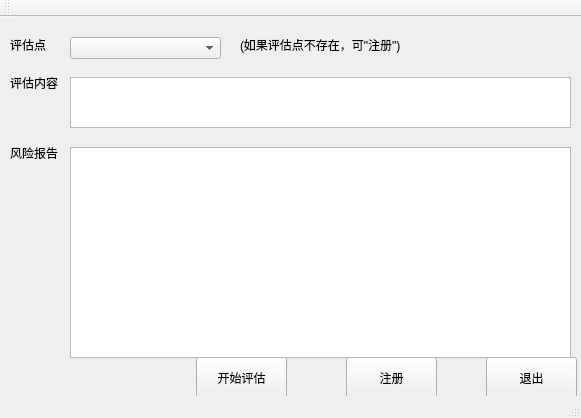
<?xml version="1.0" encoding="UTF-8"?>
<ui version="4.0">
 <class>MainWindow</class>
 <widget class="QMainWindow" name="MainWindow">
  <property name="geometry">
   <rect>
    <x>0</x>
    <y>0</y>
    <width>581</width>
    <height>418</height>
   </rect>
  </property>
  <property name="contextMenuPolicy">
   <enum>Qt::NoContextMenu</enum>
  </property>
  <property name="windowTitle">
   <string> 评估点制作助手</string>
  </property>
  <property name="toolButtonStyle">
   <enum>Qt::ToolButtonTextOnly</enum>
  </property>
  <widget class="QWidget" name="centralWidget">
   <widget class="QLabel" name="label_EvaPointName">
    <property name="geometry">
     <rect>
      <x>10</x>
      <y>20</y>
      <width>41</width>
      <height>16</height>
     </rect>
    </property>
    <property name="text">
     <string>评估点</string>
    </property>
   </widget>
   <widget class="QComboBox" name="comboBox_EvaPointName">
    <property name="geometry">
     <rect>
      <x>70</x>
      <y>20</y>
      <width>151</width>
      <height>22</height>
     </rect>
    </property>
   </widget>
   <widget class="QLabel" name="label_EvaValue">
    <property name="geometry">
     <rect>
      <x>10</x>
      <y>60</y>
      <width>54</width>
      <height>12</height>
     </rect>
    </property>
    <property name="text">
     <string>评估内容</string>
    </property>
   </widget>
   <widget class="QTextBrowser" name="textBrowser_EvaValue">
    <property name="geometry">
     <rect>
      <x>70</x>
      <y>60</y>
      <width>501</width>
      <height>51</height>
     </rect>
    </property>
    <property name="readOnly">
     <bool>false</bool>
    </property>
   </widget>
   <widget class="QLabel" name="label_EvaResult">
    <property name="geometry">
     <rect>
      <x>10</x>
      <y>130</y>
      <width>54</width>
      <height>12</height>
     </rect>
    </property>
    <property name="text">
     <string>风险报告</string>
    </property>
   </widget>
   <widget class="QLabel" name="label_EvaPointNameTip">
    <property name="geometry">
     <rect>
      <x>240</x>
      <y>20</y>
      <width>221</width>
      <height>16</height>
     </rect>
    </property>
    <property name="text">
     <string>(如果评估点不存在，可&quot;注册&quot;)</string>
    </property>
   </widget>
   <widget class="QPushButton" name="pushButton_EvaStart">
    <property name="geometry">
     <rect>
      <x>196</x>
      <y>340</y>
      <width>91</width>
      <height>41</height>
     </rect>
    </property>
    <property name="text">
     <string>开始评估</string>
    </property>
   </widget>
   <widget class="QPushButton" name="pushButton_Registe">
    <property name="geometry">
     <rect>
      <x>346</x>
      <y>340</y>
      <width>91</width>
      <height>41</height>
     </rect>
    </property>
    <property name="text">
     <string>注册</string>
    </property>
   </widget>
   <widget class="QPushButton" name="pushButton_Exit">
    <property name="geometry">
     <rect>
      <x>486</x>
      <y>340</y>
      <width>91</width>
      <height>41</height>
     </rect>
    </property>
    <property name="text">
     <string>退出</string>
    </property>
   </widget>
   <widget class="QListView" name="listView_Result">
    <property name="geometry">
     <rect>
      <x>70</x>
      <y>130</y>
      <width>501</width>
      <height>211</height>
     </rect>
    </property>
   </widget>
  </widget>
  <widget class="QMenuBar" name="menuBar">
   <property name="geometry">
    <rect>
     <x>0</x>
     <y>0</y>
     <width>581</width>
     <height>22</height>
    </rect>
   </property>
  </widget>
  <widget class="QToolBar" name="mainToolBar">
   <attribute name="toolBarArea">
    <enum>TopToolBarArea</enum>
   </attribute>
   <attribute name="toolBarBreak">
    <bool>false</bool>
   </attribute>
  </widget>
  <widget class="QStatusBar" name="statusBar"/>
 </widget>
 <layoutdefault spacing="6" margin="11"/>
 <resources/>
 <connections/>
</ui>
